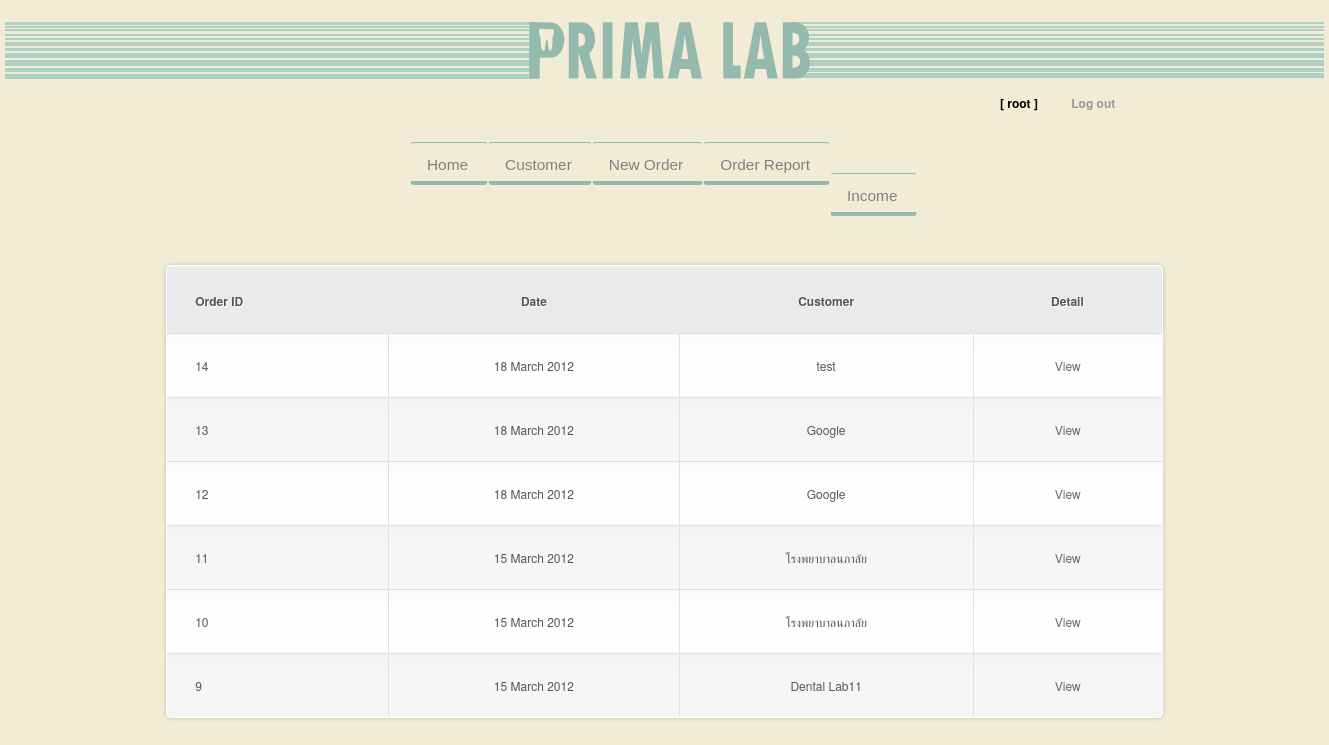
Screenshot of /Site/order-history.php (signed in) with the database file from the repository.
### tables this page shows
CREATE TABLE `orders` (
  `order_id` int(11) NOT NULL auto_increment,
  `Date` datetime default NULL,
  `customer_name` varchar(40) default NULL,
  `phone` varchar(20) default NULL,
  `address` text NOT NULL,
  `cus_id` int(11) default NULL,
  PRIMARY KEY  (`order_id`)
);

### Site/order-history.php (the view, shortened to what this page needs)
<!DOCTYPE html PUBLIC "-//W3C//DTD XHTML 1.0 Strict//EN" "http://www.w3.org/TR/xhtml1/DTD/xhtml1-strict.dtd">
<html xmlns="http://www.w3.org/1999/xhtml">
<head>
<link href="css/reset.css" rel="stylesheet" type="text/css"/>
<link href="css/mian.css" rel="stylesheet" type="text/css" />
<link href="css/idealForms/idealForms.css" rel="stylesheet" type="text/css" media="screen"/>
<link href="css/idealForms/idealForms-theme-sapphire.css" rel="stylesheet" type="text/css" media="screen"/>
<link href="css/table.css" rel="stylesheet" type="text/css" />
</head>
<body>
<div id="wrapper-main">
	<div id="logo-left" class="left"></div>
	<div id="wrapper-logo-main" class="left"></div>
	<div id="logo-right" class="left"></div>
</div>
 <?PHP
   	if(!isset($_SESSION['username']))
	{
		echo "<script>alert('Please Login');window.location='login.php';</script>"
	?>
   <?php
   }else
   {
   ?>
<div id="login-box">
	<ul>
		<li>[ <?PHP echo $_SESSION['username']?> ]</li>
		<a href="logout.php"><li>Log out</li></a>
	</ul>
</div>
<?php }?>
<div id="wrapper-menu">
<div id="top_navigation">
	<ul class="nav">
		<li><a href="index.php">Home</a></li>
		<li><a href="customer.php">Customer</a></li>
		<li><a href="new-order.php">New Order</a></li>
		<li><a href="order-history.php">Order Report</a></li>
		<li><a href="report.php">Income</a></li>
	</ul>
</div>
</div>
<div id="content">
    <table cellspacing="0">
    	<tr>
			<th>Order ID</th>
			<th>Date</th>
			<th>Customer</th>
			<th>Detail</th>
		</tr>
		<?php
			$sql = "select * from orders order by order_id DESC";
			$query  = mysql_query($sql) or die (mysql_error().":$sql");
			$num    = mysql_num_rows($query);
			for($i=1;$i<=$num;$i++)
			{
			  $row = mysql_fetch_array($query);
		?>
   		<tr>
			<td><?php echo $row['order_id']?></td>
			<td><?php echo date("j F Y",strtotime($row['Date'])) ?></td>
			<td><?php echo $row['customer_name']?></td>
			<td><a href="order-history-detail.php?order_id=<?php echo $row['order_id'];?>">View</a></th>
		</tr>
    	<?php }?>
    </table>
</div>
</body>
</html>

### Site/css/mian.css (style rules this page uses)
body { background-color: #F2ECD6; }
.left { float: left; }
#wrapper-logo-main { background-image: url(../images/logo_main.png); margin-top: 20px; background-repeat: no-repeat; height: 60px; width: 639px; margin-left: 0px; margin-right: auto; margin-bottom: auto; }
#wrapper-main { height: 80px; margin-right: auto; margin-left: auto; width: 1319px; }
#logo-left { height: 60px; width: 340px; margin-top: 20px; background-image: url(../images/bg.png); background-repeat: repeat-x; }
#logo-right { height: 60px; width: 340px; margin-top: 20px; background-image: url(../images/bg_right.png); background-repeat: repeat-x; }
#login-box { height: 30px; padding-top: 10px; width: 250px; margin-left: 1000px; color: #000; font-weight: bold; }
#login-box ul a { color: #999; text-decoration: none; }
#login-box ul li { display: inline; margin-right: 30px; }
#wrapper-menu { height: 80px; display: inline-block; list-style-type: none; margin-top: 10px; width: 650px; margin-right: auto; padding-left: 150px; padding-top: 5px; margin-left: 250px; }
#wrapper-menu ul li { display: inline; margin-right: 60px; margin-top: auto; margin-bottom: auto; }
* { margin : 0; padding : 0; list-style : none; text-decoration : none; line-height : 27px; }
#top_navigation { background : transparent; width: 800px; height : 77px; list-style : none; margin-top : 7px; margin-bottom : 11px; width : 100%; }
ul.nav { background : transparent; width: 800px; height : 57px; line-height : 31px; list-style : none; padding : 0 10px; font-size : 14px; }
ul.nav li { display : inline; padding : 0; background : transparent; }
ul.nav a { background : transparent; height : 20px; font-size : 1.1em; color : #808080; float : left; padding : 8px 19px 10px 16px; text-decoration : none; border-top: 1px solid #94BAAD; border-bottom : 4px solid #94BAAD; border-left : 1px solid transparent; border-right : 1px solid transparent; border-radius : 4px; -moz-border-radius : 4px; -webkit-border-radius: 4px; font-family: Arial, Helvetica, sans-serif; }

### Site/css/table.css (style rules this page uses)
html, body, div, span, object, iframe, h1, h2, h3, h4, h5, h6, p, blockquote, pre, abbr, address, cite, code, del, dfn, em, img, ins, kbd, q, samp, small, strong, sub, sup, var, b, i, dl, dt, dd, ol, ul, li, fieldset, form, label, legend, table, caption, tbody, tfoot, thead, tr, th, td { margin:0; padding:0; border:0; outline:0; font-size:100%; vertical-align:baseline; background:transparent; }
body { margin:0; padding:0; font:12px/15px "Helvetica Neue",Arial, Helvetica, sans-serif; color: #555; background:#F2ECD6; }
a { color:#666; }
#content { width:75%; margin-top: 2%; margin-right: auto; margin-bottom: 0; margin-left: auto; }
table { overflow:hidden; border:1px solid #d3d3d3; background:#fefefe; width:100%; -moz-border-radius:5px; -webkit-border-radius:5px; border-radius:5px; -moz-box-shadow: 0 0 4px rgba(0, 0, 0, 0.2); -webkit-box-shadow: 0 0 4px rgba(0, 0, 0, 0.2); margin-top: 5%; margin-right: auto; margin-bottom: 0; margin-left: auto; }
th, td { padding:18px 28px 18px; text-align:center; }
th { padding-top:22px; text-shadow: 1px 1px 1px #fff; background:#e8eaeb; }
td { border-top:1px solid #e0e0e0; border-right:1px solid #e0e0e0; }
tr.odd-row td { background:#f6f6f6; }
td.first, th.first { text-align:left }
td.last { border-right:none; }
td { background: -moz-linear-gradient(100% 25% 90deg, #fefefe, #f9f9f9); background: -webkit-gradient(linear, 0% 0%, 0% 25%, from(#f9f9f9), to(#fefefe)); }
tr.odd-row td { background: -moz-linear-gradient(100% 25% 90deg, #f6f6f6, #f1f1f1); background: -webkit-gradient(linear, 0% 0%, 0% 25%, from(#f1f1f1), to(#f6f6f6)); }
th { background: -moz-linear-gradient(100% 20% 90deg, #e8eaeb, #ededed); background: -webkit-gradient(linear, 0% 0%, 0% 20%, from(#ededed), to(#e8eaeb)); }
tr:first-child th.first { -moz-border-radius-topleft:5px; -webkit-border-top-left-radius:5px; }
tr:first-child th.last { -moz-border-radius-topright:5px; -webkit-border-top-right-radius:5px; }
tr:last-child td.first { -moz-border-radius-bottomleft:5px; -webkit-border-bottom-left-radius:5px; }
tr:last-child td.last { -moz-border-radius-bottomright:5px; -webkit-border-bottom-right-radius:5px; }

### rows the page displays
orders: order_id "14", Date "18 March 2012", customer_name "test"
orders: order_id "13", Date "18 March 2012", customer_name "Google"
orders: order_id "12", Date "18 March 2012", customer_name "Google"
orders: order_id "11", Date "15 March 2012", customer_name "โรงพยาบาลนภาลัย"
orders: order_id "10", Date "15 March 2012", customer_name "โรงพยาบาลนภาลัย"
orders: order_id "9", Date "15 March 2012", customer_name "Dental Lab11"

### other values shown
$_SESSION['username'] "root"
